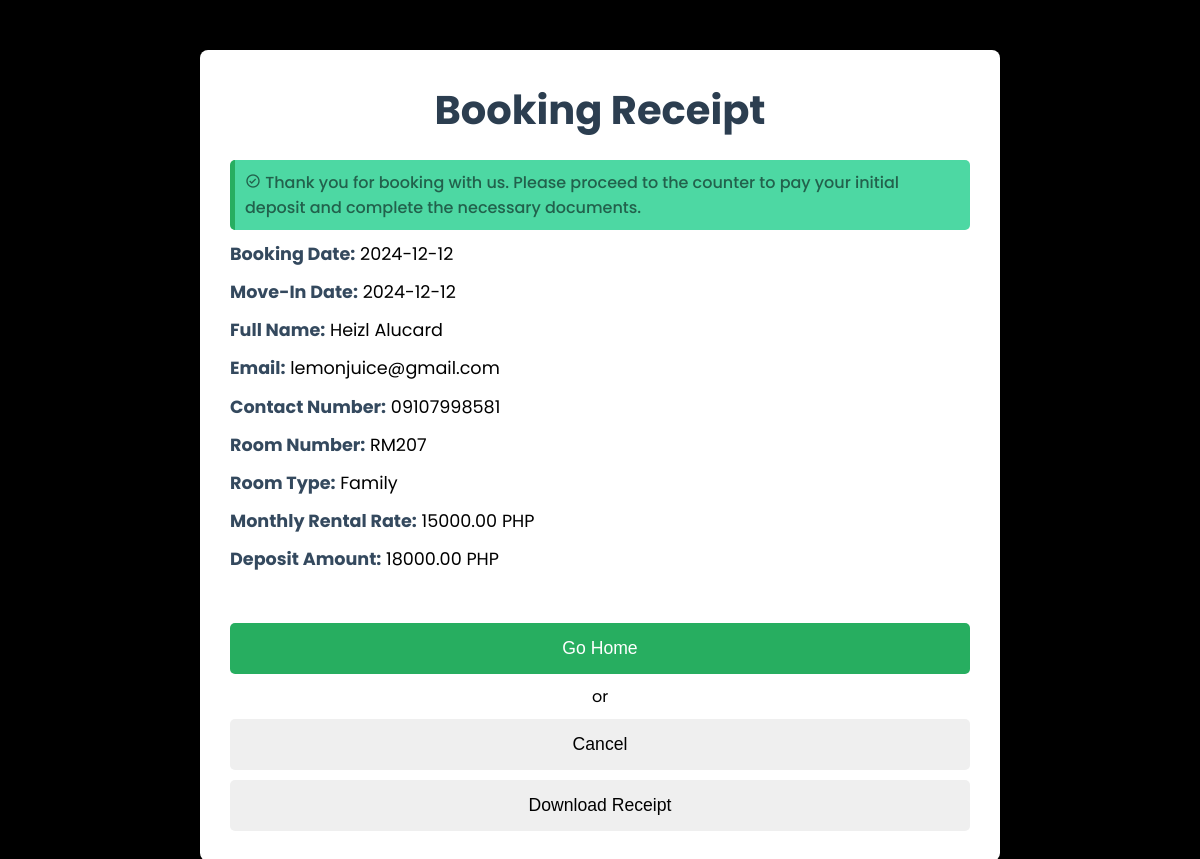
Screenshot of /ADVERTISEMENT/back-end/receipt.php?tenant_id=125 with the database file from the repository.
### tables this page shows
CREATE TABLE `booking` (
  `booking_id` int(11) NOT NULL,
  `tenant_id` int(11) NOT NULL,
  `room_id` int(20) NOT NULL,
  `booking_start_date` date NOT NULL,
  `booking_end_date` date NOT NULL,
  `status` enum('Booked','Completed','Cancelled') DEFAULT 'Booked'
);

CREATE TABLE `tenant_details` (
  `tc_id` int(10) NOT NULL,
  `id` int(20) NOT NULL,
  `profile` varchar(200) NOT NULL,
  `fname` varchar(50) NOT NULL,
  `lname` varchar(50) NOT NULL,
  `gender` varchar(20) NOT NULL,
  `number_of_occupants` int(20) NOT NULL,
  `email_address` varchar(100) NOT NULL,
  `contact_number` varchar(20) NOT NULL,
  `religion` varchar(100) NOT NULL,
  `nationality` varchar(100) NOT NULL,
  `occupation` varchar(100) NOT NULL
);

CREATE TABLE `room` (
  `room_id` int(20) NOT NULL,
  `room_image` varchar(200) NOT NULL,
  `room_number` varchar(20) NOT NULL,
  `room_type` varchar(20) NOT NULL,
  `room_size` int(100) NOT NULL,
  `room_aminities` text NOT NULL,
  `room_utilities` text NOT NULL,
  `rental_rates` decimal(50,2) NOT NULL,
  `room_payfre` varchar(50) NOT NULL DEFAULT 'Monthly',
  `room_deporate` decimal(50,2) NOT NULL,
  `room_status` varchar(50) NOT NULL
);

### ADVERTISEMENT/back-end/receipt.php (the view, shortened to what this page needs)
<?php
include_once(__DIR__ . "/../../DATABASE/dbConnector.php");
$tenant_id = isset($_GET['tenant_id']) ? (int)$_GET['tenant_id'] : 0;
$query = "SELECT
            td.fname, td.lname, td.email_address, td.contact_number,
            r.room_number, r.room_type, r.rental_rates, r.room_deporate,
            b.booking_start_date, b.booking_end_date
          FROM tenant_details td
          JOIN booking b ON td.tc_id = b.tenant_id
          JOIN room r ON b.room_id = r.room_id
          WHERE b.tenant_id = ?";
$stmt = mysqli_prepare($conn, $query);
mysqli_stmt_bind_param($stmt, "i", $tenant_id);
mysqli_stmt_execute($stmt);
$result = mysqli_stmt_get_result($stmt);
if ($row = mysqli_fetch_assoc($result)) {
    $tenant_name = $row['fname'] . ' ' . $row['lname'];
    $email = $row['email_address'];
    $contact_number = $row['contact_number'];
    $room_number = $row['room_number'];
    $room_type = $row['room_type'];
    $rental_rates = $row['rental_rates'];
    $deposit_amount = $row['room_deporate'];
    $dateofBook = $row['booking_start_date'];
    $dateofMoveIn = $row['booking_end_date'];
}
?>
<!DOCTYPE html>
<html lang="en">
<head>
    <link rel="stylesheet" href="receipt.css?v=1.0">
</head>
<body>
    <section id="wrapper">
        <section id="receipt-section">
            <h1>Booking Receipt</h1>
            <p class="message"><i class='bx bx-check-circle'></i> Thank you for booking with us. Please proceed to the counter to pay your initial deposit and complete the necessary documents.</p>
            <div class="receipt-details">
                <p><strong>Booking Date:</strong> <?php echo htmlspecialchars($dateofBook); ?></p>
                <p><strong>Move-In Date:</strong> <?php echo htmlspecialchars($dateofMoveIn); ?></p>
                <p><strong>Full Name:</strong> <?php echo htmlspecialchars($tenant_name); ?></p>
                <p><strong>Email:</strong> <?php echo htmlspecialchars($email); ?></p>
                <p><strong>Contact Number:</strong> <?php echo htmlspecialchars($contact_number); ?></p>
                <p><strong>Room Number:</strong> <?php echo htmlspecialchars($room_number); ?></p>
                <p><strong>Room Type:</strong> <?php echo htmlspecialchars($room_type); ?></p>
                <p><strong>Monthly Rental Rate:</strong> <?php echo htmlspecialchars($rental_rates); ?> PHP</p>
                <p><strong>Deposit Amount:</strong> <?php echo htmlspecialchars($deposit_amount); ?> PHP</p>
            </div>
            <div class="btn">
                <button id="pay-deposit-btn" onclick="redirectToHome()">Go Home</button>
                <span>or</span>
                <button id="cancelBtn" type="button" onclick="confirmCancellation(<?php echo $tenant_id; ?>)">Cancel</button>
                <button onclick="window.print()">Download Receipt</button>
            </div>
        </section>
    </section>
</body>
</html>

### ADVERTISEMENT/back-end/receipt.css (style rules this page uses)
html { scroll-behavior: smooth; }
body { margin: 0; font-family: "Poppins", sans-serif; font-optical-sizing: auto; background-color: black; }
* { margin: 0; padding: 0; box-sizing: border-box; }
#receipt-section { max-width: 800px; margin: 40px auto; padding: 30px; background-color: #fff; border-radius: 8px; box-shadow: 0 4px 12px rgba(0, 0, 0, 0.1); margin-top: 50px; }
h1 { text-align: center; font-size: 2.5rem; color: #2C3E50; margin-bottom: 20px; }
.receipt-details { font-size: 1.1rem; line-height: 1.6; margin-bottom: 20px; }
.receipt-details p { margin: 10px 0; }
.receipt-details strong { font-weight: bold; color: #34495E; }
.btn { display: flex; flex-direction: column; align-items: center; gap: 10px; width: 100%; margin-top: 50px; }
button { width: 100%; padding: 15px; text-align: center; font-size: 1.1rem; border-radius: 5px; cursor: pointer; transition: all 0.3s ease; border: none; }
#pay-deposit-btn { background-color: #27AE60; color: #fff; }
.message { background-color:#4dd8a3; color: #22614c; padding: 10px; margin-bottom: 10px; border-left: 5px solid #27AE60; border-radius: 5px; font-size: 1rem; font-weight: 500; }

### rows the page displays
booking: booking_start_date "2024-12-12", booking_end_date "2024-12-12", tenant.lname "Heizl Alucard", tenant.email_address "lemonjuice@gmail.com", tenant.contact_number "09107998581", room.room_number "RM207", room.room_type "Family", room.rental_rates "15000.00", room.room_deporate "18000.00"
